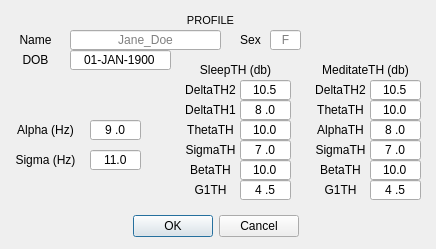
<?xml version="1.0" encoding="UTF-8"?>
<ui version="4.0">
 <class>ProfileDialog</class>
 <widget class="QDialog" name="ProfileDialog">
  <property name="geometry">
   <rect>
    <x>0</x>
    <y>0</y>
    <width>436</width>
    <height>249</height>
   </rect>
  </property>
  <property name="windowTitle">
   <string>EDF Profile Edit</string>
  </property>
  <property name="styleSheet">
   <string notr="true">background-image: url(:/images/images/bioshare-BGtiletexturedMixedGloss600px.jpg);
font: 75 8pt &quot;Arial&quot;;</string>
  </property>
  <widget class="QDialogButtonBox" name="buttonBox">
   <property name="geometry">
    <rect>
     <x>10</x>
     <y>210</y>
     <width>411</width>
     <height>32</height>
    </rect>
   </property>
   <property name="orientation">
    <enum>Qt::Horizontal</enum>
   </property>
   <property name="standardButtons">
    <set>QDialogButtonBox::Cancel|QDialogButtonBox::Ok</set>
   </property>
   <property name="centerButtons">
    <bool>true</bool>
   </property>
  </widget>
  <widget class="QLabel" name="lpiddobLa">
   <property name="geometry">
    <rect>
     <x>10</x>
     <y>50</y>
     <width>51</width>
     <height>20</height>
    </rect>
   </property>
   <property name="text">
    <string>DOB</string>
   </property>
   <property name="alignment">
    <set>Qt::AlignCenter</set>
   </property>
  </widget>
  <widget class="QLineEdit" name="lpidnameLE">
   <property name="geometry">
    <rect>
     <x>70</x>
     <y>30</y>
     <width>151</width>
     <height>20</height>
    </rect>
   </property>
   <property name="maxLength">
    <number>49</number>
   </property>
   <property name="alignment">
    <set>Qt::AlignCenter</set>
   </property>
   <property name="placeholderText">
    <string>Jane_Doe</string>
   </property>
  </widget>
  <widget class="QLabel" name="lpidnameLa">
   <property name="geometry">
    <rect>
     <x>10</x>
     <y>30</y>
     <width>51</width>
     <height>20</height>
    </rect>
   </property>
   <property name="text">
    <string>Name</string>
   </property>
   <property name="alignment">
    <set>Qt::AlignCenter</set>
   </property>
  </widget>
  <widget class="QLabel" name="lpidsexLa">
   <property name="geometry">
    <rect>
     <x>230</x>
     <y>30</y>
     <width>41</width>
     <height>20</height>
    </rect>
   </property>
   <property name="text">
    <string>Sex</string>
   </property>
   <property name="alignment">
    <set>Qt::AlignCenter</set>
   </property>
  </widget>
  <widget class="QLineEdit" name="lpiddobLE">
   <property name="geometry">
    <rect>
     <x>70</x>
     <y>50</y>
     <width>101</width>
     <height>20</height>
    </rect>
   </property>
   <property name="inputMask">
    <string>99-&gt;AAA!-9999; </string>
   </property>
   <property name="text">
    <string>01-JAN-1900</string>
   </property>
   <property name="maxLength">
    <number>11</number>
   </property>
   <property name="alignment">
    <set>Qt::AlignCenter</set>
   </property>
   <property name="placeholderText">
    <string/>
   </property>
  </widget>
  <widget class="QLineEdit" name="lpidsexLE">
   <property name="geometry">
    <rect>
     <x>270</x>
     <y>30</y>
     <width>31</width>
     <height>20</height>
    </rect>
   </property>
   <property name="inputMask">
    <string>&gt;A; </string>
   </property>
   <property name="maxLength">
    <number>1</number>
   </property>
   <property name="alignment">
    <set>Qt::AlignCenter</set>
   </property>
   <property name="placeholderText">
    <string>F</string>
   </property>
  </widget>
  <widget class="QLabel" name="TitleLa">
   <property name="geometry">
    <rect>
     <x>170</x>
     <y>10</y>
     <width>81</width>
     <height>21</height>
    </rect>
   </property>
   <property name="font">
    <font>
     <family>Arial</family>
     <pointsize>8</pointsize>
     <weight>9</weight>
     <italic>false</italic>
     <bold>false</bold>
    </font>
   </property>
   <property name="text">
    <string>PROFILE</string>
   </property>
   <property name="alignment">
    <set>Qt::AlignCenter</set>
   </property>
  </widget>
  <widget class="QLabel" name="alphaLa">
   <property name="geometry">
    <rect>
     <x>10</x>
     <y>120</y>
     <width>71</width>
     <height>20</height>
    </rect>
   </property>
   <property name="text">
    <string>Alpha (Hz)</string>
   </property>
   <property name="alignment">
    <set>Qt::AlignCenter</set>
   </property>
  </widget>
  <widget class="QLineEdit" name="alphaLE">
   <property name="geometry">
    <rect>
     <x>90</x>
     <y>120</y>
     <width>51</width>
     <height>20</height>
    </rect>
   </property>
   <property name="inputMask">
    <string>09.9; </string>
   </property>
   <property name="text">
    <string>9.0</string>
   </property>
   <property name="maxLength">
    <number>4</number>
   </property>
   <property name="alignment">
    <set>Qt::AlignCenter</set>
   </property>
   <property name="placeholderText">
    <string/>
   </property>
  </widget>
  <widget class="QLineEdit" name="sigmaLE">
   <property name="geometry">
    <rect>
     <x>90</x>
     <y>150</y>
     <width>51</width>
     <height>20</height>
    </rect>
   </property>
   <property name="inputMask">
    <string>09.9; </string>
   </property>
   <property name="text">
    <string>11.0</string>
   </property>
   <property name="maxLength">
    <number>4</number>
   </property>
   <property name="alignment">
    <set>Qt::AlignCenter</set>
   </property>
   <property name="placeholderText">
    <string/>
   </property>
  </widget>
  <widget class="QLabel" name="sigmaLa">
   <property name="geometry">
    <rect>
     <x>10</x>
     <y>150</y>
     <width>71</width>
     <height>20</height>
    </rect>
   </property>
   <property name="text">
    <string>Sigma (Hz)</string>
   </property>
   <property name="alignment">
    <set>Qt::AlignCenter</set>
   </property>
  </widget>
  <widget class="QLineEdit" name="deltaSE_D2">
   <property name="geometry">
    <rect>
     <x>240</x>
     <y>80</y>
     <width>51</width>
     <height>20</height>
    </rect>
   </property>
   <property name="inputMask">
    <string>09.9; </string>
   </property>
   <property name="text">
    <string>10.5</string>
   </property>
   <property name="maxLength">
    <number>4</number>
   </property>
   <property name="alignment">
    <set>Qt::AlignCenter</set>
   </property>
   <property name="placeholderText">
    <string/>
   </property>
  </widget>
  <widget class="QLabel" name="deltaS_1">
   <property name="geometry">
    <rect>
     <x>180</x>
     <y>80</y>
     <width>61</width>
     <height>20</height>
    </rect>
   </property>
   <property name="text">
    <string>DeltaTH2</string>
   </property>
   <property name="alignment">
    <set>Qt::AlignCenter</set>
   </property>
  </widget>
  <widget class="QLabel" name="deltaS_2">
   <property name="geometry">
    <rect>
     <x>180</x>
     <y>100</y>
     <width>61</width>
     <height>20</height>
    </rect>
   </property>
   <property name="text">
    <string>DeltaTH1</string>
   </property>
   <property name="alignment">
    <set>Qt::AlignCenter</set>
   </property>
  </widget>
  <widget class="QLabel" name="deltaS_3">
   <property name="geometry">
    <rect>
     <x>180</x>
     <y>120</y>
     <width>61</width>
     <height>20</height>
    </rect>
   </property>
   <property name="text">
    <string>ThetaTH</string>
   </property>
   <property name="alignment">
    <set>Qt::AlignCenter</set>
   </property>
  </widget>
  <widget class="QLabel" name="deltaS_4">
   <property name="geometry">
    <rect>
     <x>180</x>
     <y>140</y>
     <width>61</width>
     <height>20</height>
    </rect>
   </property>
   <property name="text">
    <string>SigmaTH</string>
   </property>
   <property name="alignment">
    <set>Qt::AlignCenter</set>
   </property>
  </widget>
  <widget class="QLineEdit" name="deltaSE_D1">
   <property name="geometry">
    <rect>
     <x>240</x>
     <y>100</y>
     <width>51</width>
     <height>20</height>
    </rect>
   </property>
   <property name="inputMask">
    <string>09.9; </string>
   </property>
   <property name="text">
    <string>8.0</string>
   </property>
   <property name="maxLength">
    <number>4</number>
   </property>
   <property name="alignment">
    <set>Qt::AlignCenter</set>
   </property>
   <property name="placeholderText">
    <string/>
   </property>
  </widget>
  <widget class="QLineEdit" name="deltaSE_T">
   <property name="geometry">
    <rect>
     <x>240</x>
     <y>120</y>
     <width>51</width>
     <height>20</height>
    </rect>
   </property>
   <property name="inputMask">
    <string>09.9; </string>
   </property>
   <property name="text">
    <string>10.0</string>
   </property>
   <property name="maxLength">
    <number>4</number>
   </property>
   <property name="alignment">
    <set>Qt::AlignCenter</set>
   </property>
   <property name="placeholderText">
    <string/>
   </property>
  </widget>
  <widget class="QLineEdit" name="deltaSE_S">
   <property name="geometry">
    <rect>
     <x>240</x>
     <y>140</y>
     <width>51</width>
     <height>20</height>
    </rect>
   </property>
   <property name="inputMask">
    <string>09.9; </string>
   </property>
   <property name="text">
    <string>7.0</string>
   </property>
   <property name="maxLength">
    <number>4</number>
   </property>
   <property name="alignment">
    <set>Qt::AlignCenter</set>
   </property>
   <property name="placeholderText">
    <string/>
   </property>
  </widget>
  <widget class="QLineEdit" name="deltaME_D2">
   <property name="geometry">
    <rect>
     <x>370</x>
     <y>80</y>
     <width>51</width>
     <height>20</height>
    </rect>
   </property>
   <property name="inputMask">
    <string>09.9; </string>
   </property>
   <property name="text">
    <string>10.5</string>
   </property>
   <property name="maxLength">
    <number>4</number>
   </property>
   <property name="alignment">
    <set>Qt::AlignCenter</set>
   </property>
   <property name="placeholderText">
    <string/>
   </property>
  </widget>
  <widget class="QLabel" name="deltaM_1">
   <property name="geometry">
    <rect>
     <x>310</x>
     <y>80</y>
     <width>61</width>
     <height>20</height>
    </rect>
   </property>
   <property name="text">
    <string>DeltaTH2</string>
   </property>
   <property name="alignment">
    <set>Qt::AlignCenter</set>
   </property>
  </widget>
  <widget class="QLabel" name="deltaM_2">
   <property name="geometry">
    <rect>
     <x>310</x>
     <y>100</y>
     <width>61</width>
     <height>20</height>
    </rect>
   </property>
   <property name="text">
    <string>ThetaTH</string>
   </property>
   <property name="alignment">
    <set>Qt::AlignCenter</set>
   </property>
  </widget>
  <widget class="QLabel" name="deltaM_3">
   <property name="geometry">
    <rect>
     <x>310</x>
     <y>120</y>
     <width>61</width>
     <height>20</height>
    </rect>
   </property>
   <property name="text">
    <string>AlphaTH</string>
   </property>
   <property name="alignment">
    <set>Qt::AlignCenter</set>
   </property>
  </widget>
  <widget class="QLabel" name="deltaM_4">
   <property name="geometry">
    <rect>
     <x>310</x>
     <y>140</y>
     <width>61</width>
     <height>20</height>
    </rect>
   </property>
   <property name="text">
    <string>SigmaTH</string>
   </property>
   <property name="alignment">
    <set>Qt::AlignCenter</set>
   </property>
  </widget>
  <widget class="QLineEdit" name="deltaME_T">
   <property name="geometry">
    <rect>
     <x>370</x>
     <y>100</y>
     <width>51</width>
     <height>20</height>
    </rect>
   </property>
   <property name="inputMask">
    <string>09.9; </string>
   </property>
   <property name="text">
    <string>10.0</string>
   </property>
   <property name="maxLength">
    <number>4</number>
   </property>
   <property name="alignment">
    <set>Qt::AlignCenter</set>
   </property>
   <property name="placeholderText">
    <string/>
   </property>
  </widget>
  <widget class="QLineEdit" name="deltaME_A">
   <property name="geometry">
    <rect>
     <x>370</x>
     <y>120</y>
     <width>51</width>
     <height>20</height>
    </rect>
   </property>
   <property name="inputMask">
    <string>09.9; </string>
   </property>
   <property name="text">
    <string>8.0</string>
   </property>
   <property name="maxLength">
    <number>4</number>
   </property>
   <property name="alignment">
    <set>Qt::AlignCenter</set>
   </property>
   <property name="placeholderText">
    <string/>
   </property>
  </widget>
  <widget class="QLineEdit" name="deltaME_S">
   <property name="geometry">
    <rect>
     <x>370</x>
     <y>140</y>
     <width>51</width>
     <height>20</height>
    </rect>
   </property>
   <property name="inputMask">
    <string>09.9; </string>
   </property>
   <property name="text">
    <string>7.0</string>
   </property>
   <property name="maxLength">
    <number>4</number>
   </property>
   <property name="alignment">
    <set>Qt::AlignCenter</set>
   </property>
   <property name="placeholderText">
    <string/>
   </property>
  </widget>
  <widget class="QLabel" name="deltaS_0">
   <property name="geometry">
    <rect>
     <x>180</x>
     <y>60</y>
     <width>111</width>
     <height>20</height>
    </rect>
   </property>
   <property name="text">
    <string>SleepTH (db)</string>
   </property>
   <property name="alignment">
    <set>Qt::AlignCenter</set>
   </property>
  </widget>
  <widget class="QLabel" name="deltaM_0">
   <property name="geometry">
    <rect>
     <x>310</x>
     <y>60</y>
     <width>111</width>
     <height>20</height>
    </rect>
   </property>
   <property name="text">
    <string>MeditateTH (db)</string>
   </property>
   <property name="alignment">
    <set>Qt::AlignCenter</set>
   </property>
  </widget>
  <widget class="QLineEdit" name="deltaSE_B">
   <property name="geometry">
    <rect>
     <x>240</x>
     <y>160</y>
     <width>51</width>
     <height>20</height>
    </rect>
   </property>
   <property name="inputMask">
    <string>09.9; </string>
   </property>
   <property name="text">
    <string>10.0</string>
   </property>
   <property name="maxLength">
    <number>4</number>
   </property>
   <property name="alignment">
    <set>Qt::AlignCenter</set>
   </property>
   <property name="placeholderText">
    <string/>
   </property>
  </widget>
  <widget class="QLabel" name="deltaS_5">
   <property name="geometry">
    <rect>
     <x>180</x>
     <y>160</y>
     <width>61</width>
     <height>20</height>
    </rect>
   </property>
   <property name="text">
    <string>BetaTH</string>
   </property>
   <property name="alignment">
    <set>Qt::AlignCenter</set>
   </property>
  </widget>
  <widget class="QLabel" name="deltaM_5">
   <property name="geometry">
    <rect>
     <x>310</x>
     <y>160</y>
     <width>61</width>
     <height>20</height>
    </rect>
   </property>
   <property name="text">
    <string>BetaTH</string>
   </property>
   <property name="alignment">
    <set>Qt::AlignCenter</set>
   </property>
  </widget>
  <widget class="QLineEdit" name="deltaME_B">
   <property name="geometry">
    <rect>
     <x>370</x>
     <y>160</y>
     <width>51</width>
     <height>20</height>
    </rect>
   </property>
   <property name="inputMask">
    <string>09.9; </string>
   </property>
   <property name="text">
    <string>10.0</string>
   </property>
   <property name="maxLength">
    <number>4</number>
   </property>
   <property name="alignment">
    <set>Qt::AlignCenter</set>
   </property>
   <property name="placeholderText">
    <string/>
   </property>
  </widget>
  <widget class="QLabel" name="deltaM_6">
   <property name="geometry">
    <rect>
     <x>310</x>
     <y>180</y>
     <width>61</width>
     <height>20</height>
    </rect>
   </property>
   <property name="text">
    <string>G1TH</string>
   </property>
   <property name="alignment">
    <set>Qt::AlignCenter</set>
   </property>
  </widget>
  <widget class="QLineEdit" name="deltaME_G">
   <property name="geometry">
    <rect>
     <x>370</x>
     <y>180</y>
     <width>51</width>
     <height>20</height>
    </rect>
   </property>
   <property name="inputMask">
    <string>09.9; </string>
   </property>
   <property name="text">
    <string>4.5</string>
   </property>
   <property name="maxLength">
    <number>4</number>
   </property>
   <property name="alignment">
    <set>Qt::AlignCenter</set>
   </property>
   <property name="placeholderText">
    <string/>
   </property>
  </widget>
  <widget class="QLabel" name="deltaS_6">
   <property name="geometry">
    <rect>
     <x>180</x>
     <y>180</y>
     <width>61</width>
     <height>20</height>
    </rect>
   </property>
   <property name="text">
    <string>G1TH</string>
   </property>
   <property name="alignment">
    <set>Qt::AlignCenter</set>
   </property>
  </widget>
  <widget class="QLineEdit" name="deltaSE_G">
   <property name="geometry">
    <rect>
     <x>240</x>
     <y>180</y>
     <width>51</width>
     <height>20</height>
    </rect>
   </property>
   <property name="inputMask">
    <string>09.9; </string>
   </property>
   <property name="text">
    <string>4.5</string>
   </property>
   <property name="maxLength">
    <number>4</number>
   </property>
   <property name="alignment">
    <set>Qt::AlignCenter</set>
   </property>
   <property name="placeholderText">
    <string/>
   </property>
  </widget>
 </widget>
 <resources/>
 <connections>
  <connection>
   <sender>buttonBox</sender>
   <signal>accepted()</signal>
   <receiver>ProfileDialog</receiver>
   <slot>accept()</slot>
   <hints>
    <hint type="sourcelabel">
     <x>248</x>
     <y>254</y>
    </hint>
    <hint type="destinationlabel">
     <x>157</x>
     <y>274</y>
    </hint>
   </hints>
  </connection>
  <connection>
   <sender>buttonBox</sender>
   <signal>rejected()</signal>
   <receiver>ProfileDialog</receiver>
   <slot>reject()</slot>
   <hints>
    <hint type="sourcelabel">
     <x>316</x>
     <y>260</y>
    </hint>
    <hint type="destinationlabel">
     <x>286</x>
     <y>274</y>
    </hint>
   </hints>
  </connection>
 </connections>
</ui>
